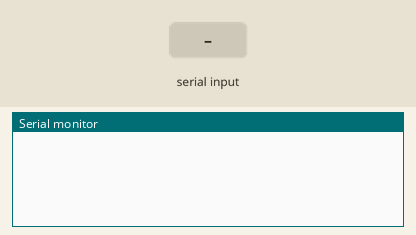
Recording of a sketch running on a simulated Arduino Mega 2560, built with avr-gcc and run on an emulated ATmega2560. On the bench: the last lines printed to the serial monitor. The inputs (shaded band) are chosen by the test bench.

Above: at 1.2 s.
1.3 s: "1\n" received over the second serial link
At 2.8 s:
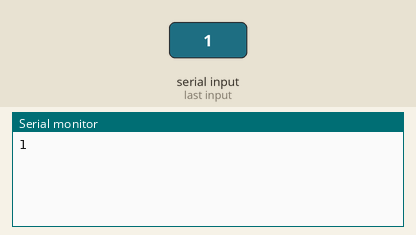
4.3 s: "0\n" received over the second serial link
At 5.6 s:
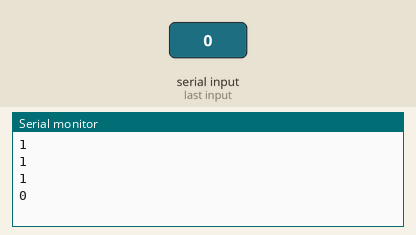
5.8 s: "2\n" received over the second serial link
At 6.4 s:
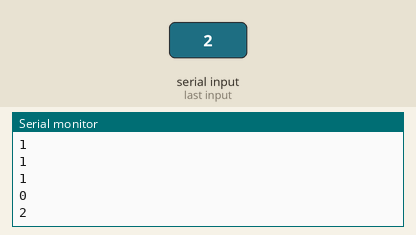
Timing chart, 0 to 8.8 s (numbered marks = the images above; inputs shaded):
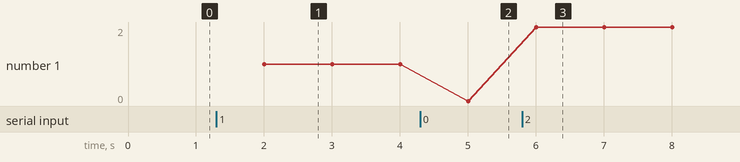

The sketch:

readGPS.ino
```cpp
#define BUFFSIZE  90

void readLine(void);

//#define GPSRATE 9600
//#define GPSRATE 38400

// GPS parser for 406a
//#define BUFFSIZ 90 // plenty big
//char buffer[BUFFSIZ];
//char *parseptr;
//char buffidx;

void setup()
{
  Serial.begin(115200);
  Serial1.begin(115200);
}

void loop()
{
  char data[BUFFSIZE];
  /*while (Serial2.available()) {
    data += Serial2.read();
  }*/
  //while (Serial2.read() != '\r');
  for (int i = 0; i < BUFFSIZE; i++) {
    char c = Serial1.read();
    if (c == -1 || c == '\n') {
      continue;
    }
    if (c == '\r') {
      return;
    }
    data[i] = c;
  }

  Serial.println(data);
  //readline();
  //Serial.println(buffer);
  delay(1000);
}

/*void readline(void) {
  char c;

  buffidx = 0; // start at begninning
  while (1) {
    c = Serial2.read();
    if (c == -1)
      continue;
    Serial.print(c);
    if (c == '\n')
      continue;
    if ((buffidx == BUFFSIZ-1) || (c == '\r')) {
      buffer[buffidx] = 0;
      return;
    }
    buffer[buffidx++]= c;
  }
}*/
```

Measured:
- after the input at 1.3 s, the serial monitor: prints a new line after 0.70 s (image 1)
- after the input at 4.3 s, the serial monitor: prints a new line after 0.71 s (image 2)
- after the input at 5.8 s, the serial monitor: prints a new line after 0.21 s (image 3)
- plotted number 1: 1 → 0 after the input at 4.3 s, 0 → 2 after the input at 5.8 s
